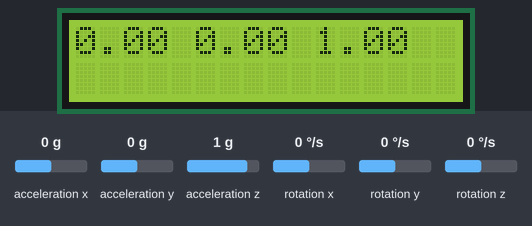
A sketch run on a simulated Arduino Uno, built with avr-gcc and run on an emulated ATmega328P. On the bench: 16×2 character LCD. Wiring (inferred from the names in the program): MPU-6050 motion sensor at I2C address 0x68. The inputs (shaded band) are chosen by the test bench; at power-on: acceleration x 0 g, acceleration y 0 g, acceleration z 1 g, rotation x 0 °/s, rotation y 0 °/s, rotation z 0 °/s. What the sketch prints to the serial monitor is not drawn.

Above: at 1.2 s.
1.3 s: acceleration x set to -1.4 g
At 1.58 s:
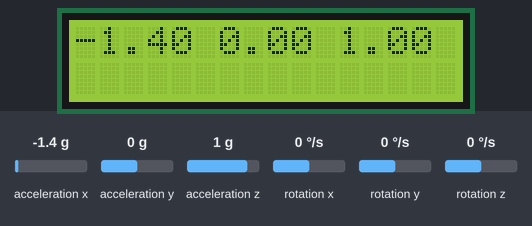
2.8 s: acceleration y set to -1.4 g
At 3.42 s:
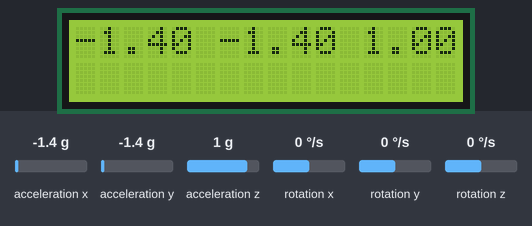
4.3 s: acceleration z set to -1.4 g
At 4.94 s:
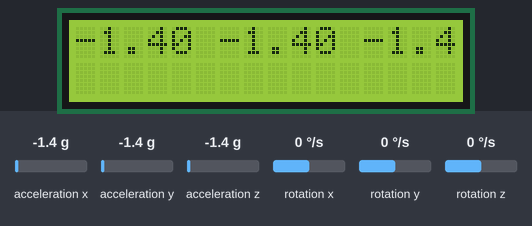
5.9 s: acceleration x set to -0.8 g
At 6.47 s:
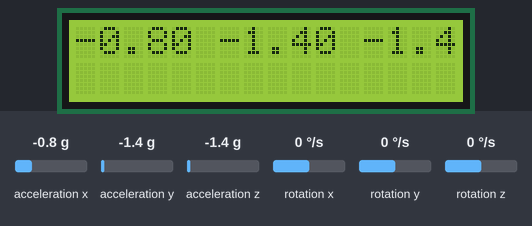
7.4 s: acceleration y set to -0.8 g
At 7.99 s:
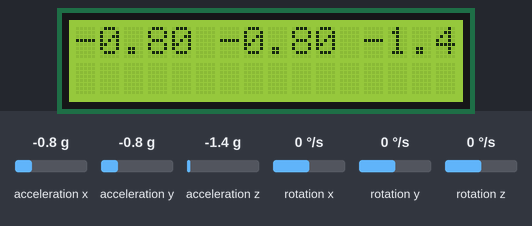
Timing chart, 0 to 9.9 s (numbered marks = the images above; inputs shaded):
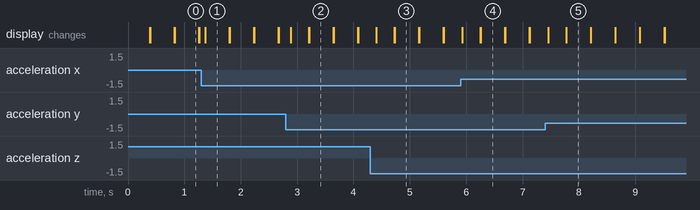

Measured:
- after the input at 1.3 s, the display: changes after 0.07 s (image 1)
- after the input at 2.8 s, the display: changes after 0.09 s (image 2)
- after the input at 4.3 s, the display: changes after 0.11 s (image 3)
- after the input at 5.9 s, the display: changes at once (image 4)
- after the input at 7.4 s, the display: changes after 0.05 s (image 5)
- what the display in image 0 shows lasts 0.5 s, from 0.8 s to 1.3 s

The sketch:

gyro.ino
```cpp
#include <Wire.h>
#include <LiquidCrystal.h>
LiquidCrystal lcd(12, 11, 5, 4, 3, 2); // RS, E, D4, D5, D6, D7

const int MPU = 0x68; // MPU6050 I2C address
float AccX, AccY, AccZ;
float GyroX, GyroY, GyroZ;
float accAngleX, accAngleY, gyroAngleX, gyroAngleY, gyroAngleZ;
float AccErrorX, AccErrorY, GyroErrorX, GyroErrorY, GyroErrorZ;
float elapsedTime, currentTime, previousTime;
int c = 0;
void setup() {
  Serial.begin(19200);
  Wire.begin();                      // Initialize comunication
  Wire.beginTransmission(MPU);       // Start communication with MPU=0x68
  Wire.write(0x6B);                  // Talk to the register 6B
  Wire.write(0x00);                  // Make reset - place a 0 into the 6B register
  Wire.endTransmission(true);        //end the transmission
  lcd.begin(16, 2);
}
void loop() {

  //Read acceleromter data
  Wire.beginTransmission(MPU);
  Wire.write(0x3B); // Start with register 0x3B (ACCEL_XOUT_H)
  Wire.endTransmission(false);
  Wire.requestFrom(MPU, 6, true); // Read 6 registers total, each axis value is stored in 2 registers
  //For a range of +-2g, we need to divide the raw values by 16384, according to the datasheet
  AccX = (Wire.read() << 8 | Wire.read()) / 16384.0; // X-axis value
  AccY = (Wire.read() << 8 | Wire.read()) / 16384.0; // Y-axis value
  AccZ = (Wire.read() << 8 | Wire.read()) / 16384.0; // Z-axis value

  //Read gyroscope data
  previousTime = currentTime;        // Previous time is stored before the actual time read
  currentTime = millis();            // Current time actual time read
  elapsedTime = (currentTime - previousTime) / 1000; // Divide by 1000 to get seconds
  Wire.beginTransmission(MPU);
  Wire.write(0x43); // Gyro data first register address 0x43
  Wire.endTransmission(false);
  Wire.requestFrom(MPU, 6, true); // Read 4 registers total, each axis value is stored in 2 registers
  GyroX = (Wire.read() << 8 | Wire.read()) / 131.0; // For a 250deg/s range we have to divide first the raw value by 131.0, according to the datasheet
  GyroY = (Wire.read() << 8 | Wire.read()) / 131.0;
  GyroZ = (Wire.read() << 8 | Wire.read()) / 131.0;

  // Correct the outputs with the calculated error values
  GyroX = GyroX + 0.56; // GyroErrorX ~(-0.56)
  GyroY = GyroY - 2; // GyroErrorY ~(2)
  GyroZ = GyroZ + 0.79; // GyroErrorZ ~ (-0.8)

  // Print the values on the serial monitor
  Serial.print(AccX);
  Serial.print("/");
  Serial.print(AccY);
  Serial.print("/");
  Serial.println(AccZ);
  lcd.setCursor(0, 0);
  lcd.print(AccX);
  lcd.print(" ");
  lcd.print(AccY);
  lcd.print(" ");
  lcd.print(AccZ);
  delay(100);
  lcd.clear();
}
```
